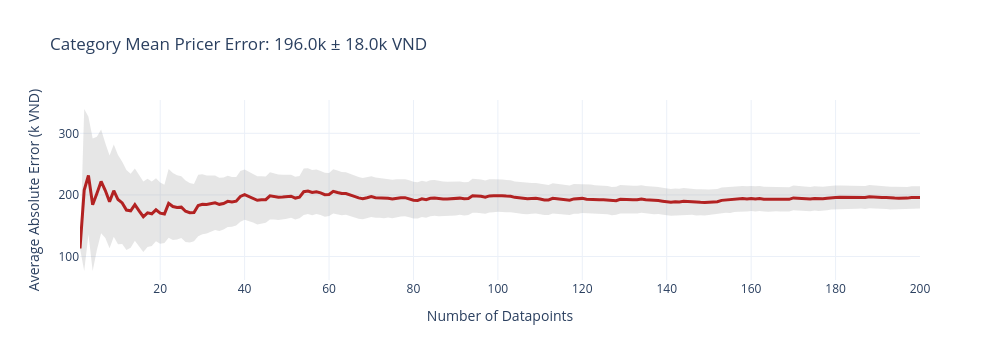
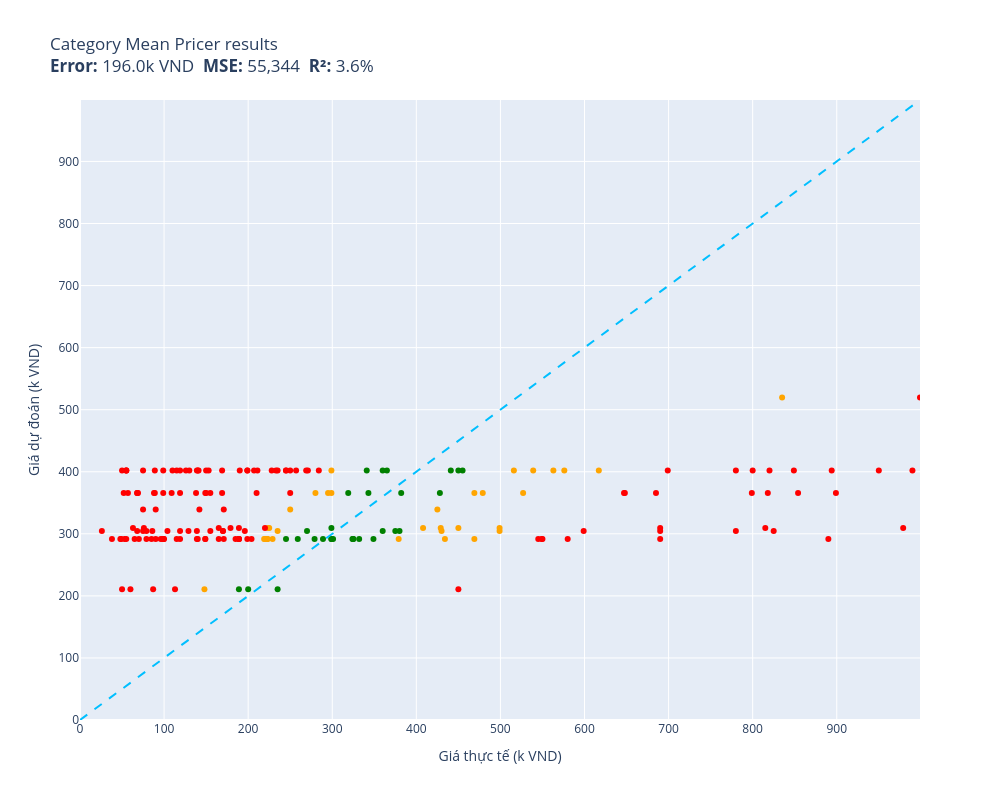

Write notebook code for charts like these, in order.
### Code cell
cat_price_sums = defaultdict(float)
cat_counts_map = defaultdict(int)
for item in train:
    cat_price_sums[item.category] += item.price
    cat_counts_map[item.category] += 1
cat_means = {cat: cat_price_sums[cat] / cat_counts_map[cat] for cat in cat_price_sums}

print("Category mean prices (k VND):")
for cat, mean_p in sorted(cat_means.items(), key=lambda x: x[1]):
    print(f"  {cat:35s}: {mean_p:.1f}")

def category_mean_pricer(item):
    return cat_means.get(item.category, training_average)

results["1d. Category Mean"] = evaluate(category_mean_pricer, test)

### Figure 1 — Plotly figure (JSON) as saved in the notebook; plotly's stock layout.template omitted (floating-point values rounded to 4 significant figures; data arrays with more than 128 entries replaced by an {"elided": "..."} marker saying what was removed)
{"data": [{"fill": "toself", "fillcolor": "rgba(128,128,128,0.2)", "hoverinfo": "skip", "line": {"color": "rgba(255,255,255,0)"}, "name": "95% CI", "showlegend": false, "type": "scatter", "x": {"elided": "400 int values"}, "y": {"elided": "400 float values"}}, {"customdata": {"elided": "200x1 float values"}, "hovertemplate": "n=%{x}<br>Avg Error=%{y:.1f}k VND<br>±95% CI=%{customdata[0]:.1f}k<extra></extra>", "line": {"color": "firebrick", "width": 3}, "mode": "lines", "name": "Cumulative Avg Error", "type": "scatter", "x": {"elided": "200 int values"}, "y": {"elided": "200 float values"}}], "layout": {"height": 360, "showlegend": false, "title": {"text": "Category Mean Pricer Error: 196.0k ± 18.0k VND"}, "width": 1000, "xaxis": {"title": {"text": "Number of Datapoints"}}, "yaxis": {"title": {"text": "Average Absolute Error (k VND)"}}}}

### Figure 2 — Plotly figure (JSON) as saved in the notebook; plotly's stock layout.template omitted (floating-point values rounded to 4 significant figures; data arrays with more than 128 entries replaced by an {"elided": "..."} marker saying what was removed)
{"data": [{"customdata": [["Thùng lưu trữ, hộp đựng đồ đa năng bằng ...\\Dự đoán: 365.8k VND  Thực tế: 479.0k VND"], ["Thức ăn IGUANA Trưởng Thành Bí Đỏ GREENA...\\Dự đoán: 210.6k VND  Thực tế: 148.0k VND"], ["BÚA ĐA NĂNG TOTAL THMFH0126 - HÀNG CHÍNH...\\Dự đoán: 365.8k VND  Thực tế: 527.0k VND"], ["KHĂN CHOÀNG CASHMERE CAO CẤP CAS15\\Dự đoán: 291.6k VND  Thực tế: 223.0k VND"], ["Quần Kaki nam Khatoco Q2M578R1-CNRE598-2...\\Dự đoán: 291.6k VND  Thực tế: 434.0k VND"], ["KHĂN CHOÀNG CASHMERE CAO CẤP CAS34\\Dự đoán: 291.6k VND  Thực tế: 223.0k VND"], ["Quạt treo tường Lifan TE-1689 có remote ...\\Dự đoán: 519.5k VND  Thực tế: 835.0k VND"], ["COMBO 2 ĐÈN TƯỜNG TRANG TRÍ TRONG NHÀ MS...\\Dự đoán: 365.8k VND  Thực tế: 295.0k VND"], ["Đồ Chơi Tay Cầm Âm Nhạc 2 TOONYKIDS - Đồ...\\Dự đoán: 309.5k VND  Thực tế: 224.0k VND"], ["Combo hộp   3 món  đeo tay  xinh xắn  ph...\\Dự đoán: 291.6k VND  Thực tế: 219.0k VND"], ["Gối Cao Su Non Chống Méo Đầu Cho Bé\\Dự đoán: 309.5k VND  Thực tế: 225.0k VND"], ["Pin dùng cho Laptop Acer One 725 - Hàng ...\\Dự đoán: 401.9k VND  Thực tế: 516.0k VND"], ["Dầu gội nam Home Scape Care giảm gàu chă...\\Dự đoán: 304.5k VND  Thực tế: 235.0k VND"], ["Gấu Bông Đựng Khăn Giấy và Sọt Rác Tiện ...\\Dự đoán: 339.2k VND  Thực tế: 250.0k VND"], ["Bình Uống Nước Cho Bé LocknLock HAP916 4...\\Dự đoán: 309.5k VND  Thực tế: 408.0k VND"], ["Bộ chuyển đổi Mini displayport sang H...\\Dự đoán: 401.9k VND  Thực tế: 563.0k VND"], ["Giày tây Giày lười nam hàn quốc đai kim ...\\Dự đoán: 291.6k VND  Thực tế: 222.0k VND"], ["Cavat 8cm bản lớn Hàn Quốc cao cấp, kẻ x...\\Dự đoán: 291.6k VND  Thực tế: 220.0k VND"], ["Đèn pin đội đầu j78 chiếu xa ánh sáng mạ...\\Dự đoán: 291.6k VND  Thực tế: 379.0k VND"], ["Bộ combo Vệ Sinh & Khửi mùi Giày Dép Sne...\\Dự đoán: 291.6k VND  Thực tế: 229.0k VND"], ["Máy Nghe Nhạc MP3 Ruizu X02 8GB - Hàng C...\\Dự đoán: 401.9k VND  Thực tế: 576.0k VND"], ["Bông tẩy tế bào chết và dưỡng ẩm da cho ...\\Dự đoán: 304.5k VND  Thực tế: 430.0k VND"], ["Wekki Đồ Chơi Lắp Ráp Tiệm Đá Bào Wk5060...\\Dự đoán: 309.5k VND  Thực tế: 499.0k VND"], ["Tông đơ chấn viền Kemei KM-2299 lưỡi cắt...\\Dự đoán: 304.5k VND  Thực tế: 499.0k VND"], ["Máy lọc không khí xe hơi ô tô công nghệ ...\\Dự đoán: 339.2k VND  Thực tế: 425.0k VND"], ["Kính râm nam Solex chữ H Mắt kính thủy t...\\Dự đoán: 291.6k VND  Thực tế: 469.0k VND"], ["(HCM) Tranh treo tường trang trí decor t...\\Dự đoán: 365.8k VND  Thực tế: 280.0k VND"], ["Sạc cho Laptop MSI PS42 8RA  Hàng Nhập k...\\Dự đoán: 401.9k VND  Thực tế: 299.0k VND"], ["Quánh Đúc Chống Dính Vân Đá Đáy Từ Ecora...\\Dự đoán: 365.8k VND  Thực tế: 469.0k VND"], ["Mô hình xe Lamborghini Terzo Milennio 1:...\\Dự đoán: 309.5k VND  Thực tế: 429.0k VND"], ["Sạc cho laptop Dell Gaming Inspiron 7567...\\Dự đoán: 401.9k VND  Thực tế: 617.0k VND"], ["Tam sơn tam cấp kệ để bát hương ,nhang b...\\Dự đoán: 365.8k VND  Thực tế: 299.0k VND"], ["Bộ Lắp Ghép Cho Bé 3D Mideer Translucent...\\Dự đoán: 309.5k VND  Thực tế: 450.0k VND"], ["Máy nghe nhạc Lossless Ruizu X05 Bộ Nhớ ...\\Dự đoán: 401.9k VND  Thực tế: 539.0k VND"]], "hovertemplate": "%{customdata[0]}<extra></extra>", "legendgroup": "orange", "marker": {"color": "orange", "size": 6, "symbol": "circle"}, "mode": "markers", "name": "orange", "orientation": "v", "showlegend": true, "type": "scatter", "x": [479, 148, 527, 223, 434, 223, 835, 295, 224, 219, 225, 516, 235, 250, 408, 563, 222, 220, 379, 229, 576, 430, 499, 499, 425, 469, 280, 299, 469, 429, 617, 299, 450, 539], "xaxis": "x", "y": [365.8, 210.6, 365.8, 291.6, 291.6, 291.6, 519.5, 365.8, 309.5, 291.6, 309.5, 401.9, 304.5, 339.2, 309.5, 401.9, 291.6, 291.6, 291.6, 291.6, 401.9, 304.5, 309.5, 304.5, 339.2, 291.6, 365.8, 401.9, 365.8, 309.5, 401.9, 365.8, 309.5, 401.9], "yaxis": "y"}, {"customdata": {"elided": "136x1 str values"}, "hovertemplate": "%{customdata[0]}<extra></extra>", "legendgroup": "red", "marker": {"color": "red", "size": 6, "symbol": "circle"}, "mode": "markers", "name": "red", "orientation": "v", "showlegend": true, "type": "scatter", "x": {"elided": "136 int values"}, "xaxis": "x", "y": {"elided": "136 float values"}, "yaxis": "y"}, {"customdata": [["Phần Mềm Diệt Virus Trend Micro Maximum ...\\Dự đoán: 401.9k VND  Thực tế: 360.0k VND"], ["Sạc Tương Thích Cho Laptop Hp Pavilion 1...\\Dự đoán: 401.9k VND  Thực tế: 341.0k VND"], ["COMBO 10 QUẦN ĐIỀU HÒA THÔNG HƠI 5083\\Dự đoán: 291.6k VND  Thực tế: 245.0k VND"], ["Dây đai du lịch Master Lock 4701EURDGRN ...\\Dự đoán: 291.6k VND  Thực tế: 324.0k VND"], ["Bịch cà phê hòa tan 3 in 1 Meet More (50...\\Dự đoán: 210.6k VND  Thực tế: 189.0k VND"], ["Áo Bóng Đá Retro Real Madrid 2006/2007 -...\\Dự đoán: 291.6k VND  Thực tế: 299.0k VND"], ["Miếng Kính Cường Lực Chống Nhìn Trộm cho...\\Dự đoán: 401.9k VND  Thực tế: 450.0k VND"], ["Chuột máy tính có dây Gaming Newmen GX6,...\\Dự đoán: 401.9k VND  Thực tế: 365.0k VND"], ["Cặp Đựng Laptop Chống Sốc Cao Cấp, Cặp Đ...\\Dự đoán: 291.6k VND  Thực tế: 325.0k VND"], ["Nệm cho chó mèo 40x50cm Điều Hòa phù hợp...\\Dự đoán: 210.6k VND  Thực tế: 200.0k VND"], ["Bộ Pyjama HUONGTAM Phi tay dài nam cao c...\\Dự đoán: 291.6k VND  Thực tế: 259.0k VND"], ["Chân váy công sở dáng đuôi cá, Lưng cao,...\\Dự đoán: 291.6k VND  Thực tế: 349.0k VND"], ["Dép Sandal nam da bò nhập khẩu nguyên tấ...\\Dự đoán: 291.6k VND  Thực tế: 301.0k VND"], ["Serum Prettyskin B5 Phục Hồi, Dưỡng Sáng...\\Dự đoán: 304.5k VND  Thực tế: 375.0k VND"], ["Túi xách công sở nam dọc cao cấp chống t...\\Dự đoán: 291.6k VND  Thực tế: 299.0k VND"], ["Vỏ Hột Quẹt Bật Lửa Xăng Đá Zorro ZC5-6 ...\\Dự đoán: 365.8k VND  Thực tế: 343.0k VND"], ["[Hàng Chính Hãng] Loa SoundMax A180/2...\\Dự đoán: 401.9k VND  Thực tế: 455.0k VND"], ["Ugreen UG80110CM261TK bộ chuyển RS232 ra...\\Dự đoán: 401.9k VND  Thực tế: 441.0k VND"], ["Giày Sandal Nữ BIGGBEN Da Bò Thật SDN62\\Dự đoán: 291.6k VND  Thực tế: 289.0k VND"], ["Ly  Thuỷ Tinh Pha Lê Ý RCR 360ml\\Dự đoán: 365.8k VND  Thực tế: 382.0k VND"], ["Gối Tựa Lưng Massage Túi Khí Kéo Dãn,Tíc...\\Dự đoán: 365.8k VND  Thực tế: 319.0k VND"], ["COMBO 2 Sợi Dây Buộc Tóc ADIDAS ADAC-165...\\Dự đoán: 291.6k VND  Thực tế: 332.0k VND"], ["Combo kem bôi da thuần mộc ngừa rôm sảy ...\\Dự đoán: 304.5k VND  Thực tế: 270.0k VND"], ["KEM CHỐNG NẮNG DƯỠNG DA VITAMIN - INICO ...\\Dự đoán: 304.5k VND  Thực tế: 380.0k VND"], ["Đồ chơi lắp ráp Mô hình máy bay ném bom ...\\Dự đoán: 309.5k VND  Thực tế: 299.0k VND"], ["Sữa tắm joyce & doll cho chó mèo - Sữa t...\\Dự đoán: 210.6k VND  Thực tế: 235.0k VND"], ["Bộ 6 Ly Thủy Tinh Diamond Bormioli Rocco...\\Dự đoán: 365.8k VND  Thực tế: 428.0k VND"], ["Lược cắt tóc Nhật Bản YS PARK cho tóc ng...\\Dự đoán: 304.5k VND  Thực tế: 360.0k VND"], ["Giày Sandal Nữ Đế Xuồng HÀ NAM Da Bò Thậ...\\Dự đoán: 291.6k VND  Thực tế: 279.0k VND"], ["Áo Sơ Mi Nam Công Sở Trung Niên Thương H...\\Dự đoán: 291.6k VND  Thực tế: 325.0k VND"]], "hovertemplate": "%{customdata[0]}<extra></extra>", "legendgroup": "green", "marker": {"color": "green", "size": 6, "symbol": "circle"}, "mode": "markers", "name": "green", "orientation": "v", "showlegend": true, "type": "scatter", "x": [360, 341, 245, 324, 189, 299, 450, 365, 325, 200, 259, 349, 301, 375, 299, 343, 455, 441, 289, 382, 319, 332, 270, 380, 299, 235, 428, 360, 279, 325], "xaxis": "x", "y": [401.9, 401.9, 291.6, 291.6, 210.6, 291.6, 401.9, 401.9, 291.6, 210.6, 291.6, 291.6, 291.6, 304.5, 291.6, 365.8, 401.9, 401.9, 291.6, 365.8, 365.8, 291.6, 304.5, 304.5, 309.5, 210.6, 365.8, 304.5, 291.6, 291.6], "yaxis": "y"}, {"hoverinfo": "skip", "line": {"color": "deepskyblue", "dash": "dash", "width": 2}, "mode": "lines", "name": "y = x", "showlegend": false, "type": "scatter", "x": [0, 999], "y": [0, 999]}], "layout": {"height": 800, "legend": {"title": {"text": "color"}, "tracegroupgap": 0}, "showlegend": false, "title": {"text": "Category Mean Pricer results<br><b>Error:</b> 196.0k VND  <b>MSE:</b> 55,344  <b>R²:</b> 3.6%"}, "width": 1000, "xaxis": {"anchor": "y", "domain": [0, 1], "range": [0, 999], "title": {"text": "Giá thực tế (k VND)"}}, "yaxis": {"anchor": "x", "domain": [0, 1], "range": [0, 999], "title": {"text": "Giá dự đoán (k VND)"}}}}
